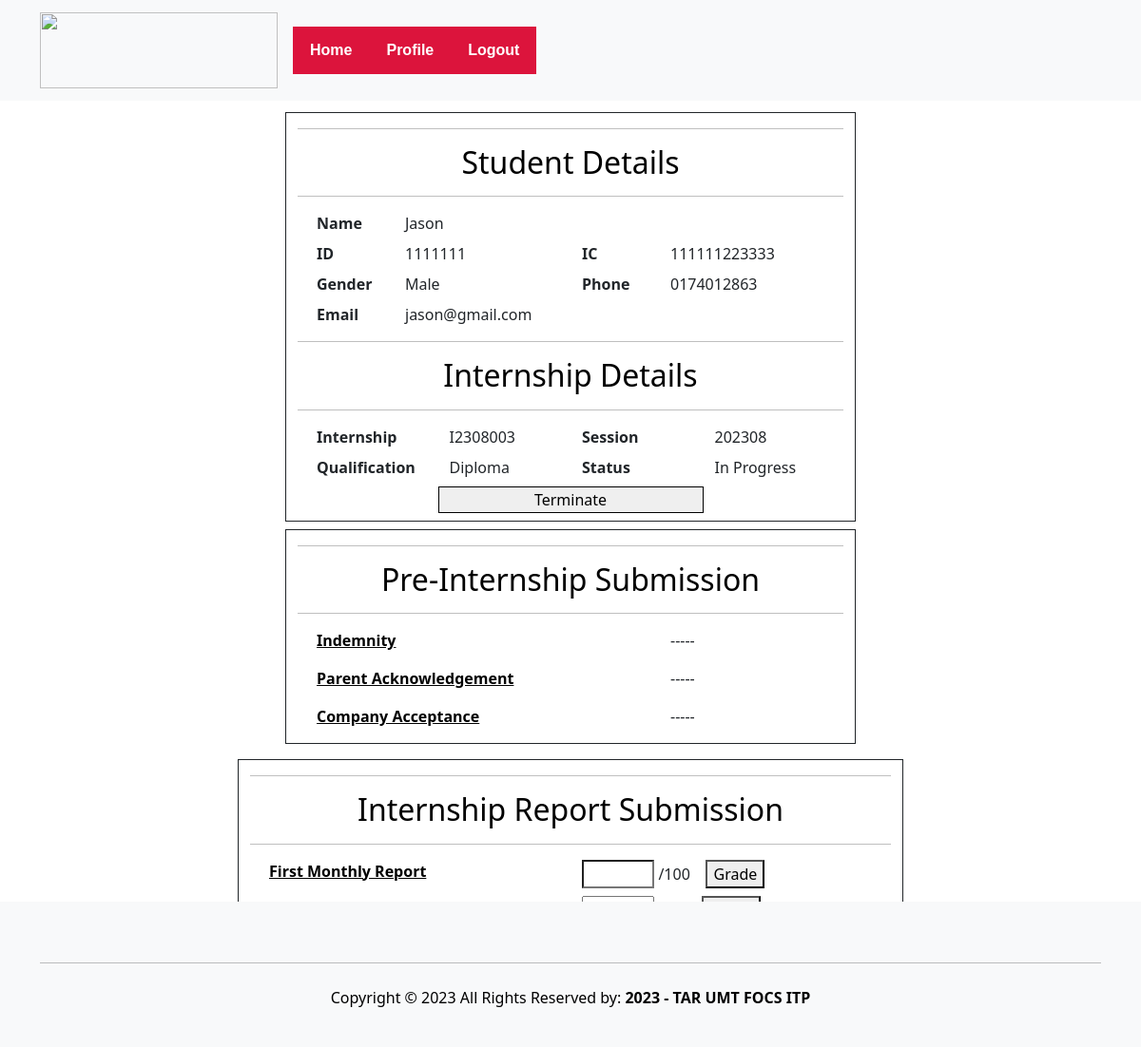
/supervisor/StudentDetail.php?StudID=1111111, run on an earlier commit of the app's database.
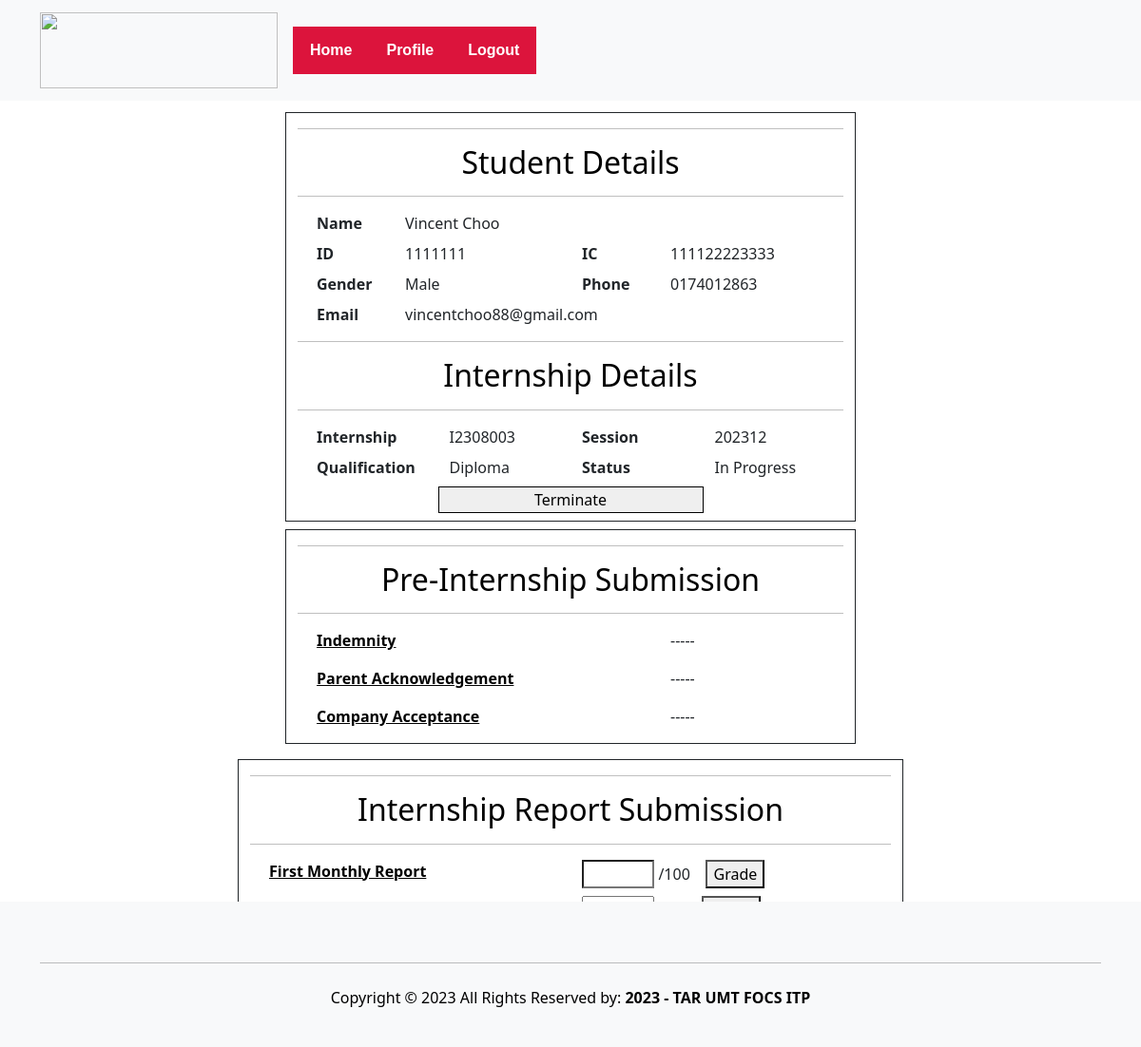
And on a later commit of the database.
### tables this page shows
CREATE TABLE `internship` (
  `internshipID` varchar(10) NOT NULL,
  `studID` varchar(10) DEFAULT NULL,
  `sessionID` varchar(10) DEFAULT NULL,
  `indemnity` varchar(100) DEFAULT NULL,
  `indemnityStatus` enum('Accepted','Rejected','Pending','Missing') DEFAULT NULL,
  `parentAcknowledgement` varchar(100) DEFAULT NULL,
  `parentAcknowledgementStatus` enum('Accepted','Rejected','Pending','Missing') DEFAULT NULL,
  `companyAcceptance` varchar(100) DEFAULT NULL,
  `companyAcceptanceStatus` enum('Accepted','Rejected','Pending','Missing') DEFAULT NULL,
  `monthlyReport1` varchar(100) DEFAULT NULL,
  `monthlyReport1Grade` int(11) DEFAULT NULL,
  `monthlyReport2` varchar(100) DEFAULT NULL,
  `monthlyReport2Grade` int(11) DEFAULT NULL,
  `monthlyReport3` varchar(100) DEFAULT NULL,
  `monthlyReport3Grade` int(11) DEFAULT NULL,
  `evaluationReport` varchar(100) DEFAULT NULL,
  `evaluationReportGrade` int(11) DEFAULT NULL,
  `finalGrade` int(11) DEFAULT NULL,
  `internshipStatus` enum('In Progress','Completed','Suspended','Terminated') DEFAULT NULL
);

CREATE TABLE `student` (
  `studID` varchar(10) NOT NULL,
  `studName` varchar(50) DEFAULT NULL,
  `studEmail` varchar(50) DEFAULT NULL,
  `studIC` varchar(12) DEFAULT NULL,
  `studGender` enum('Male','Female','Other') DEFAULT NULL,
  `studPhoneNo` varchar(15) DEFAULT NULL,
  `studPassword` varchar(50) DEFAULT NULL,
  `studQualification` enum('Diploma','Degree') DEFAULT NULL
);

CREATE TABLE `session` (
  `sessionID` varchar(10) NOT NULL,
  `startMonthYear` date DEFAULT NULL,
  `endMonthYear` date DEFAULT NULL,
  `qualification` enum('Diploma','Degree') DEFAULT NULL
);

### supervisor/StudentDetail.php (the view, shortened to what the rows shown need)
<!DOCTYPE html>
<html>
<?php
include 'staffHeader.php';
if (isset($_GET['StudID'])) {
    $studID = $_GET['StudID'];
}
require '../student/connect.php';
if ($con->connect_error) {
    throw new Exception("Connection failed: " . $con->connect_error);
} else {
    $sql = "SELECT * FROM student Stud, internship I, session Ses
            WHERE Stud.studID = I.studID
            AND I.sessionID = Ses.sessionID
            AND Stud.studID = " . $studID;
    $result = $con->query($sql);
    if ($result->num_rows === 1) {
        $row = $result->fetch_assoc();
        $ID = $row['studID'];
        $IC = $row['studIC'];
        $Name = $row['studName'];
        $email = $row['studEmail'];
        $gender = $row['studGender'];
        $phone = $row['studPhoneNo'];
        $qualification = $row['studQualification'];
        $sessionID = $row['sessionID'];
        $internshipID = $row['internshipID'];
        $internshipStatus = $row['internshipStatus'];
    }
}
?>
<div class="container">
    <div class="row my-2 mx-auto">
        <div style="width:600px;" class="border border-dark my-1 mx-auto col-md-4 col-lg-12">
            <div class="justify-content-md-center">
                <h2 class="text-black text-center">Student Details</h2>
                <div class="m-2 row">
                    <div class="col-9">
                        <label id="lblName">
                            <?= $Name; ?>
                        </label>
                    </div>
                </div>
                <div class="m-2 row">
                    <div class="col-4">
                        <label id="lblID">
                            <?= $ID; ?>
                        </label>
                    </div>
                    <div class="col-4">
                        <label id="lblIC">
                            <?= $IC; ?>
                        </label>
                    </div>
                </div>
                <div class="m-2 row">
                    <div class="col-4">
                        <label id="lblGender">
                            <?= $gender; ?>
                        </label>
                    </div>
                    <div class="col-4">
                        <label id="lblPhoneNo">
                            <?= $phone; ?>
                        </label>
                    </div>
                </div>
                <div class="m-2 row">
                    <div class="col-4 text-right">
                        <label id="lblEmail">
                            <?= $email; ?>
                        </label>
                    </div>
                </div>
                <h2 class="text-black text-center">Internship Details</h2>
                <div class="m-2 row">
                    <div class="col-3">
                        <label id=" lblInternshipID" data-internship-id="<?= $internshipID ?>">
                            <?= $internshipID ?>
                        </label>
                    </div>
                    <div class="col-3">
                        <label id=" lblSession">
                            <?= $sessionID ?>
                        </label>
                    </div>
                </div>
                <div class="m-2 row">
                    <div class="col-3 ">
                        <label id="lblQualification">
                            <?= $qualification ?>
                        </label>
                    </div>
                    <div class="col-3 ">
                        <label id="lblInternshipStatus">
                            <?= $internshipStatus ?>
                        </label>
                    </div>
                </div>
            </div>
        </div>
        <div style="width:600px;" class="justify-content-md-center border border-dark my-1 mx-auto col-md-4 col-lg-12">
            <h2 class="text-black text-center">Pre-Internship Submission</h2>
        </div>
    </div>
    <div class="row my-2 mx-auto">
        <div style="width:700px;"
            class="justify-content-md-center border border-dark my-1 mx-auto col-sm-6 col-md-6 col-lg-12">
            <h2 class="text-black text-center">Internship Report Submission</h2>
        </div>
    </div>
</div>
<?php
include 'staffFooter.php';
?>

What changed in the data, as far as the page shows it:
changed internship "In Progress": studID.studName "Jason" → "Vincent Choo"; studID.studIC "111111223333" → "111122223333"; studID.studEmail "jason@gmail.com" → "vincentchoo88@gmail.com"; sessionID.sessionID "202308" → "202312"
